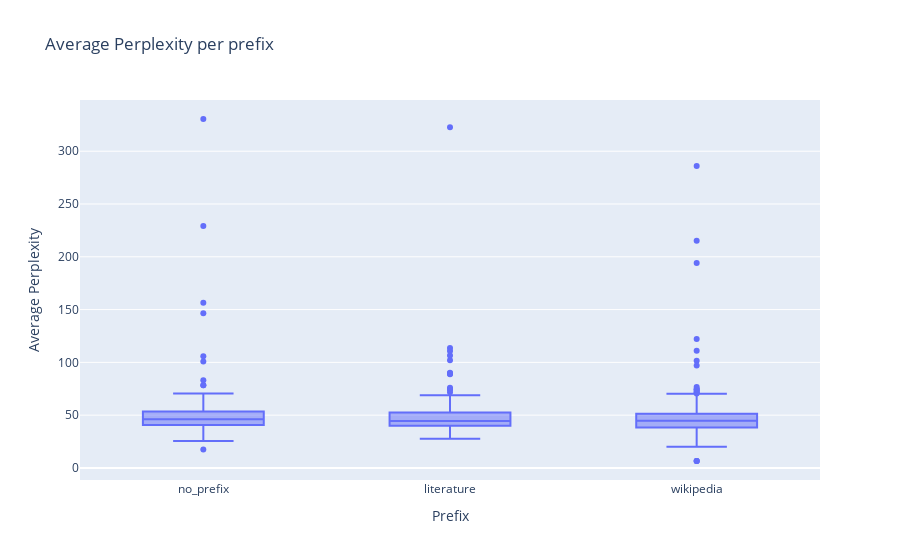

This figure's notebook cell:
### Code cell
import plotly.express as px

# Create a boxplot for 'longest_low_perplexity_length' grouped by 'Z'
fig = px.box(df, x='Z', y='avg_perplexity', 
             title='Distribution of Longest Low Perplexity Length by Prefix Type',
             labels={'avg_perplexity': 'Average perplexity', 'Z': 'Prefix Type'})

# Update layout
fig.update_layout(
    title='Average Perplexity per prefix',
    xaxis_title='Prefix',
    yaxis_title='Average Perplexity',
    barmode='group',  # Group bars by X value
    legend_title='Prefix type'
)

### Figure 1 — Plotly figure (JSON) as saved in the notebook; plotly's stock layout.template omitted (floating-point values rounded to 4 significant figures; data arrays with more than 128 entries replaced by an {"elided": "..."} marker saying what was removed)
{"data": [{"alignmentgroup": "True", "hovertemplate": "Prefix Type=%{x}<br>Average perplexity=%{y}<extra></extra>", "legendgroup": "", "marker": {"color": "#636efa"}, "name": "", "notched": false, "offsetgroup": "", "orientation": "v", "showlegend": false, "type": "box", "x": {"elided": "630 str values"}, "x0": " ", "xaxis": "x", "y": {"elided": "630 float values"}, "y0": " ", "yaxis": "y"}], "layout": {"barmode": "group", "boxmode": "group", "legend": {"title": {"text": "Prefix type"}, "tracegroupgap": 0}, "title": {"text": "Average Perplexity per prefix"}, "xaxis": {"anchor": "y", "domain": [0, 1], "title": {"text": "Prefix"}}, "yaxis": {"anchor": "x", "domain": [0, 1], "title": {"text": "Average Perplexity"}}}}
